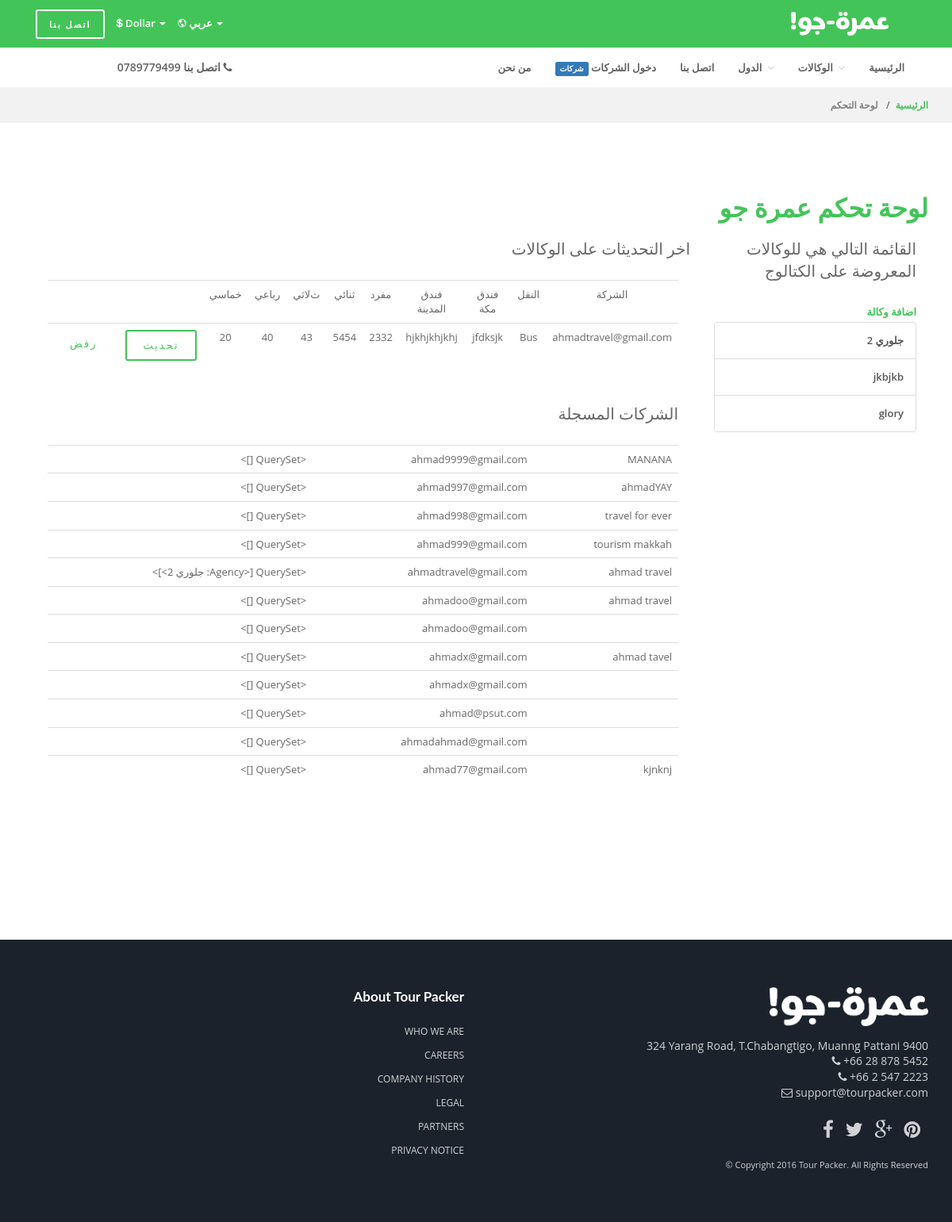
The page /dashboard/ (signed in) on the database its author committed.
### catalogue/models.py (models this page shows, shortened)
class Package(models.Model):
	created_by = models.ForeignKey(User , null = True )
	catalogue_agency = models.ForeignKey(Agency , null = True )
	makkah_hotel = models.ForeignKey('MakkahHotel', null = True )
	madinah_hotel = models.ForeignKey('MadinahHotel', null = True )
	single_room_cost = models.IntegerField(default = 0 )
	double_room_cost = models.IntegerField(default = 0 )
	trip_room_cost = models.IntegerField(default = 0 )
	quad_room_cost = models.IntegerField(default = 0 )
	quin_room_cost = models.IntegerField(default = 0 )
	transport = models.CharField(max_length =10 , default ="BUS" ) # choices are('BUS' , 'FLIGHT')
	month = models.IntegerField(default =0 )
	year = models.IntegerField(default =0 )
	updated_single_room_cost = models.IntegerField(default = 0 )
	updated_double_room_cost = models.IntegerField(default = 0 )
	updated_trip_room_cost = models.IntegerField(default = 0 )
	updated_quad_room_cost = models.IntegerField(default = 0 )
	updated_quin_room_cost = models.IntegerField(default = 0 )
	is_created = models.BooleanField(default = False)
	is_removed = models.BooleanField(default = False)
	is_updated = models.BooleanField(default = False)
	makkah_hotel_title = models.CharField(max_length= 200 , blank = True )
	madinah_hotel_title = models.CharField(max_length= 200 , blank = True )
	prices_start_from = models.IntegerField(default = 0)

class Agency(models.Model):
	created_by = models.ForeignKey(User , null = True )
	supplier_account_agency = models.ForeignKey('Agency', null = True)
	active = models.BooleanField(default = True )
	country = models.ForeignKey(Country , null = True )
	city = models.CharField(max_length = 50 , blank = True )
	title = models.CharField(max_length = 50 , blank = True )
	about = models.CharField(max_length = 500 , blank = True )
	address = models.CharField(max_length = 50 , blank = True )
	phone_number = models.CharField(max_length = 50 , blank = True )
	email = models.CharField(max_length = 50 , blank = True )
	website = models.CharField(max_length = 50  , blank = True )
	facebook_page = models.CharField(max_length = 50 , blank = True )
	logo  = models.FileField(upload_to = 'logos/' , null = True )
	available_dates = models.ManyToManyField(Date)
	prices_start_from = models.IntegerField(default = 0)
	def __unicode__(self):
		return self.title

### dashboard/views.py (the view)
# urls.py: url(r'^dashboard/$' , views.dashboard ,name="dashboard" ) ,
def dashboard(request):
	if not request.user.is_staff  :
		return HttpResponse(status = 404 )
	context = {}
	context['agencies'] = Agency.objects.filter(created_by__is_staff = True)
	context['packages'] = Package.objects.exclude(created_by__is_staff = True).filter(Q(is_created = True ) | Q(is_removed = True) | Q(is_updated = True ) )
	context['suppliers_agencies'] = Agency.objects.filter(created_by__is_staff = False).order_by('-id')
	return render(request , 'dashboard/dashboard.html' , context )

### catalogue/base_context.py (called while the page is built)
def agencies(request):
	return {'agencies' : Agency.objects.filter(created_by__is_staff = True).only('id' , 'title') }

def countries(request):
	return {'countries' : Country.objects.only('id' , 'title') }

### templates/dashboard/dashboard.html (shortened to what this page needs)
{% extends 'base.html' %}
{% block main_wrapper %}
    <div class="main-wrapper">
      <div class="breadcrumb-wrapper bg-light-2">
        <div class="container" dir="rtl">
              <ol class="breadcrumb-list" dir="rtl">
                <li><a href="/">الرئيسية</a></li>
                <li><span style="color:grey;">لوحة التحكم</span></li>
              </ol>
        </div>
      </div>
      <div class="content-wrapper">
        <div class="container">
          <div class="row" >
            <div class="col-md-12 col-xs-12 col-sm-12 " dir="rtl" role="main" style="margin-bottom:10%;">
              <h1>لوحة تحكم عمرة جو</h1>
              <div class="col-md-9 mt-5">
              <p class="lead">اخر التحديثات على الوكالات</p>
              <div class="col-md-12" style="overflow-x:scroll;text-align:center;">
              <table class="table" >
                        <tr>
                          <td>الشركة</td>
                          <td>النقل</td>
                          <td>فندق مكة</td>
                          <td>فندق المدينة</td>
                          <td>مفرد</td>
                          <td>ثنائي</td>
                          <td>ثﻻثي</td>
                          <td>رباعي</td>
                          <td>خماسي</td>
                          <td></td>
                          <td></td>
                        </tr>
                    {% for p in packages %}
                        <tr>
                          <td>{{p.created_by}}</td>
                          <td>{{p.transport}}</td>
                          <td>{{p.makkah_hotel_title}}</td>
                          <td>{{p.madinah_hotel_title}}</td>
                          <td>{{p.updated_single_room_cost}}</td>
                          <td>{{p.updated_double_room_cost}}</td>
                          <td>{{p.updated_trip_room_cost}}</td>
                          <td>{{p.updated_quad_room_cost}}</td>
                          <td>{{p.updated_quin_room_cost}}</td>
                          {% if p.is_updated %}
                          <td><a class="btn btn-primary  btn-inverse" click="return confirm('هل تريد حذف العرض؟')"
                          href="{% url 'dashboard:approve_update_package' package_id=p.id %}" >تحديث</a></td>
                          {% elif p.is_created %}
                          <td><a class="btn btn-primary  btn-inverse" click="return confirm('هل تريد حذف العرض؟')"
                          href="{% url 'dashboard:approve_add_package' package_id=p.id %}" >اضافة</a></td>
                          {% elif p.is_removed %}
                          <td><a class="btn btn-primary  btn-inverse" click="return confirm('هل تريد حذف العرض؟')"
                          href="{% url 'dashboard:approve_remove_package' package_id=p.id %}" >حذف</a></td>
                          {% endif %}
                          <td><a style="border:0;" class="btn btn-primary  btn-inverse" click="return confirm('هل تريد حذف العرض؟')"
                          href="{% url 'dashboard:reject_action' package_id=p.id %}" >رفض</a></td>
                        </tr>
                    {% endfor %}
              </table>
              </div>
              <div class="col-md-12" >
                <br>
                <p class="lead">الشركات المسجلة</p>
                <table class="table">
                {% for agency in suppliers_agencies %}
                <tr>
                <td>{{agency.title}}</td>
                <td>{{agency.created_by.username}}</td>
                <td>{{agency.agency_set.all}}</td>
                </tr>
                {% endfor %}
                </table>
              </div>
              </div>
              <div class="col-md-3 mt-5">
              <p class="lead">القائمة التالي هي للوكالات المعروضة على الكتالوج</p>
              <a href="{% url 'dashboard:add_agency' %}" >اضافة وكالة</a>
              <ul class="list-group">
              {% for agency in agencies %}
              <a href="{% url 'supplier:agency' agency_id=agency.id %}" class="list-group-item">{{agency.title}}</a>
              {% endfor %}
              </ul>
              </div>
            </div>
          </div>
        </div>
      </div>
      </div>
{% endblock %}

### static/css/style.css (style rules this page uses)
ol.breadcrumb-list li { display: inline-block; line-height: 1; color: rgba(255, 255, 255, 1); font-size: 12px; }
ol.breadcrumb-list li a { color: rgba(255, 255, 255, 1); font-weight: 600; }
ol.breadcrumb-list li a:after { content: "/"; margin: 0 7px; }
ol.breadcrumb-list li span { font-weight: 600; }
.breadcrumb-wrapper { padding: 10px 0; }
.breadcrumb-wrapper ol.breadcrumb-list li a { color: #F56961; }
.breadcrumb-wrapper ol.breadcrumb-list li span, .breadcrumb-wrapper ol.breadcrumb-list li a:after { color: #666; }

### static/css/color-02.css (style rules this page uses)
.navbar-primary, ul.sort-by li.active a:after, .package-grid-item .absolute-in-image .duration span, .package-list-item .absolute-in-image .duration span, ul.list-info li .icon, .itinerary-item.intro-item:before, .itinerary-item-wrapper .panel-heading .absolute-day-number, .newsletter-text .icon, .about-us-grid-block-item, .payment-header .number, ul.price-summary-list li.total-price, .boxed-social a, .btn-primary, .btn-primary.btn-inverse:hover, .progress-primary .progress-bar, .irs-bar, .irs-bar-edge { background: #43C458; }
ul.availabily-list li.availabily-content > div.date-from:after, ul.sort-by li.active a, ul.sort-by li a:hover, .btn-sorting.active, .btn-sorting:hover, .featured-item .content .icon, ul.featured-list-sm li .icon, .absolute-in-content .price, .alt-smaller .price, .package-list-item .content .price, .itinerary-item-wrapper .panel-heading.active .absolute-day-number, .review-overall-point span, .faq-alt-2-wrapper .bootstarp-accordion .panel-heading a:before, ul.static-page-menu li a:hover, ul.static-page-menu li.active a, .breadcrumb-wrapper ol.breadcrumb-list li a, a, h1, h2, h3, h4, h5, h6, .btn-link, .scrollspy-sidebar .nav > li > a:hover, .irs-from, .irs-to, .irs-single { color: #43C458; }
ul.featured-list-sm li .icon, .itinerary-item-wrapper .panel-heading .absolute-day-number, .itinerary-item-wrapper .panel-heading.active .absolute-day-number, .comment-item a.comment-reply, .btn-primary, .progress-primary .progress-bar, .scrollspy-sidebar .nav > li > a:hover, .irs-slider { border-color: #43C458; }
.btn-primary.btn-inverse { color: #43C458 !important; border-color: #43C458 !important; }

### rows shown on the page
Package: created_by "ahmadtravel@gmail.com", transport "Bus", makkah_hotel_title "jfdksjk", madinah_hotel_title "hjkhjkhjkhj", updated_single_room_cost "2332", updated_double_room_cost "5454", updated_trip_room_cost "43", updated_quad_room_cost "40", updated_quin_room_cost "20", is_updated "تحديث"
Agency: title "MANANA", created_by.username "ahmad9999@gmail.com", agency_set.all "<QuerySet []>"
Agency: title "ahmadYAY", created_by.username "ahmad997@gmail.com", agency_set.all "<QuerySet []>"
Agency: title "travel for ever", created_by.username "ahmad998@gmail.com", agency_set.all "<QuerySet []>"
Agency: title "tourism makkah", created_by.username "ahmad999@gmail.com", agency_set.all "<QuerySet []>"
Agency: title "ahmad travel", created_by.username "ahmadtravel@gmail.com", agency_set.all "<QuerySet [<Agency: جلوري 2>]>"
Agency: title "ahmad travel", created_by.username "ahmadoo@gmail.com", agency_set.all "<QuerySet []>"
Agency: created_by.username "ahmadoo@gmail.com", agency_set.all "<QuerySet []>"
Agency: title "ahmad tavel", created_by.username "ahmadx@gmail.com", agency_set.all "<QuerySet []>"
Agency: created_by.username "ahmadx@gmail.com", agency_set.all "<QuerySet []>"
Agency: created_by.username "ahmad@psut.com", agency_set.all "<QuerySet []>"
Agency: created_by.username "ahmadahmad@gmail.com", agency_set.all "<QuerySet []>"
Agency: title "kjnknj", created_by.username "ahmad77@gmail.com", agency_set.all "<QuerySet []>"
Agency: title "جلوري 2"
Agency: title "jkbjkb"
Agency: title "glory"
